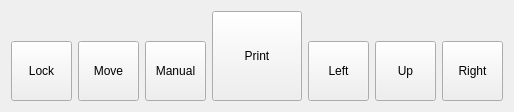
<?xml version="1.0" encoding="UTF-8"?>
<ui version="4.0">
 <class>IndexerWidget</class>
 <widget class="QWidget" name="IndexerWidget">
  <property name="geometry">
   <rect>
    <x>0</x>
    <y>0</y>
    <width>514</width>
    <height>110</height>
   </rect>
  </property>
  <property name="windowTitle">
   <string>Form</string>
  </property>
  <property name="locale">
   <locale language="English" country="UnitedStates"/>
  </property>
  <layout class="QGridLayout" name="gridLayout">
   <item row="0" column="0">
    <layout class="QHBoxLayout" name="horizontalLayout_3">
     <item>
      <layout class="QVBoxLayout" name="verticalLayout">
       <item>
        <spacer name="verticalSpacer">
         <property name="orientation">
          <enum>Qt::Vertical</enum>
         </property>
         <property name="sizeHint" stdset="0">
          <size>
           <width>20</width>
           <height>40</height>
          </size>
         </property>
        </spacer>
       </item>
       <item>
        <layout class="QHBoxLayout" name="horizontalLayout">
         <item>
          <widget class="QPushButton" name="pButtonLock">
           <property name="minimumSize">
            <size>
             <width>60</width>
             <height>60</height>
            </size>
           </property>
           <property name="text">
            <string>Lock</string>
           </property>
           <property name="iconSize">
            <size>
             <width>40</width>
             <height>40</height>
            </size>
           </property>
          </widget>
         </item>
         <item>
          <widget class="QPushButton" name="pButtonMove">
           <property name="minimumSize">
            <size>
             <width>60</width>
             <height>60</height>
            </size>
           </property>
           <property name="text">
            <string>Move</string>
           </property>
           <property name="iconSize">
            <size>
             <width>40</width>
             <height>40</height>
            </size>
           </property>
          </widget>
         </item>
         <item>
          <widget class="QPushButton" name="pButtonAuto">
           <property name="minimumSize">
            <size>
             <width>60</width>
             <height>60</height>
            </size>
           </property>
           <property name="text">
            <string>Manual</string>
           </property>
           <property name="iconSize">
            <size>
             <width>40</width>
             <height>40</height>
            </size>
           </property>
          </widget>
         </item>
        </layout>
       </item>
      </layout>
     </item>
     <item>
      <widget class="QPushButton" name="pButtonPrint">
       <property name="minimumSize">
        <size>
         <width>90</width>
         <height>90</height>
        </size>
       </property>
       <property name="text">
        <string>Print</string>
       </property>
       <property name="icon">
        <iconset resource="icons.qrc">
         <normaloff>:/new/icons/icons/play.png</normaloff>
         <normalon>:/new/icons/icons/stop.png</normalon>:/new/icons/icons/play.png</iconset>
       </property>
       <property name="iconSize">
        <size>
         <width>60</width>
         <height>60</height>
        </size>
       </property>
       <property name="checkable">
        <bool>true</bool>
       </property>
      </widget>
     </item>
     <item>
      <layout class="QVBoxLayout" name="verticalLayout_2">
       <item>
        <spacer name="verticalSpacer_2">
         <property name="orientation">
          <enum>Qt::Vertical</enum>
         </property>
         <property name="sizeHint" stdset="0">
          <size>
           <width>20</width>
           <height>40</height>
          </size>
         </property>
        </spacer>
       </item>
       <item>
        <layout class="QHBoxLayout" name="horizontalLayout_2">
         <item>
          <widget class="QPushButton" name="pButtonMoveLeft">
           <property name="minimumSize">
            <size>
             <width>60</width>
             <height>60</height>
            </size>
           </property>
           <property name="text">
            <string>Left</string>
           </property>
           <property name="iconSize">
            <size>
             <width>40</width>
             <height>40</height>
            </size>
           </property>
          </widget>
         </item>
         <item>
          <widget class="QPushButton" name="pButtonMoveUp">
           <property name="minimumSize">
            <size>
             <width>60</width>
             <height>60</height>
            </size>
           </property>
           <property name="text">
            <string>Up</string>
           </property>
           <property name="iconSize">
            <size>
             <width>40</width>
             <height>40</height>
            </size>
           </property>
          </widget>
         </item>
         <item>
          <widget class="QPushButton" name="pButtonRight">
           <property name="minimumSize">
            <size>
             <width>60</width>
             <height>60</height>
            </size>
           </property>
           <property name="text">
            <string>Right</string>
           </property>
           <property name="iconSize">
            <size>
             <width>40</width>
             <height>40</height>
            </size>
           </property>
          </widget>
         </item>
        </layout>
       </item>
      </layout>
     </item>
    </layout>
   </item>
  </layout>
 </widget>
 <resources>
  <include location="icons.qrc"/>
 </resources>
 <connections/>
</ui>
